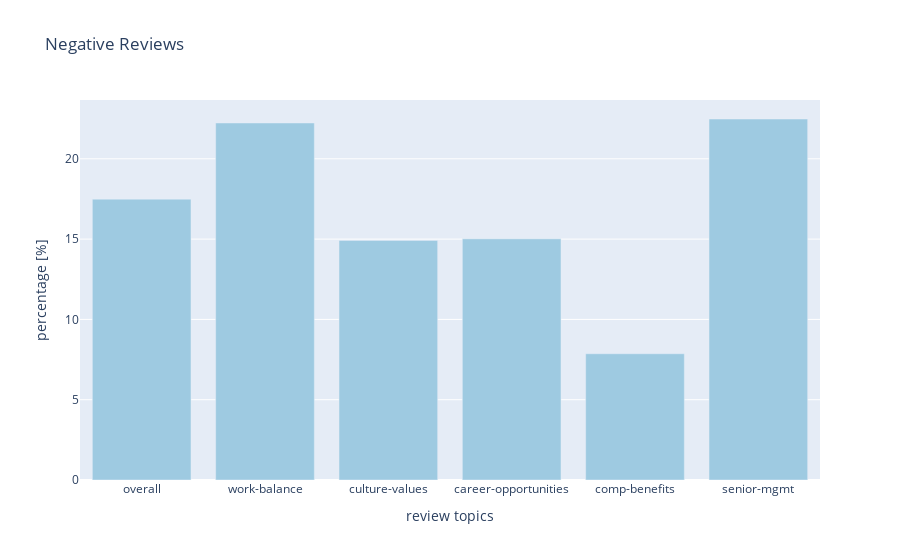

The notebook cell saved with this chart:
### Code cell
import plotly.express as px

color = '#ff0000'

fig = px.bar(df_trans, x='review topics', y='percentage [%]', title="Negative Reviews")
fig.update_traces(marker_color='rgb(158,202,225)')
fig.show()

### Figure 1 — Plotly figure (JSON) as saved in the notebook; plotly's stock layout.template omitted (floating-point values rounded to 4 significant figures)
{"data": [{"alignmentgroup": "True", "hovertemplate": "review topics=%{x}<br>percentage [%]=%{y}<extra></extra>", "legendgroup": "", "marker": {"color": "rgb(158,202,225)"}, "name": "", "offsetgroup": "", "orientation": "v", "showlegend": false, "textposition": "auto", "type": "bar", "x": ["overall", "work-balance", "culture-values", "career-opportunities", "comp-benefits", "senior-mgmt"], "xaxis": "x", "y": [17.49, 22.23, 14.92, 15.02, 7.862, 22.48], "yaxis": "y"}], "layout": {"barmode": "relative", "legend": {"tracegroupgap": 0}, "title": {"text": "Negative Reviews"}, "xaxis": {"anchor": "y", "domain": [0, 1], "title": {"text": "review topics"}}, "yaxis": {"anchor": "x", "domain": [0, 1], "title": {"text": "percentage [%]"}}}}
